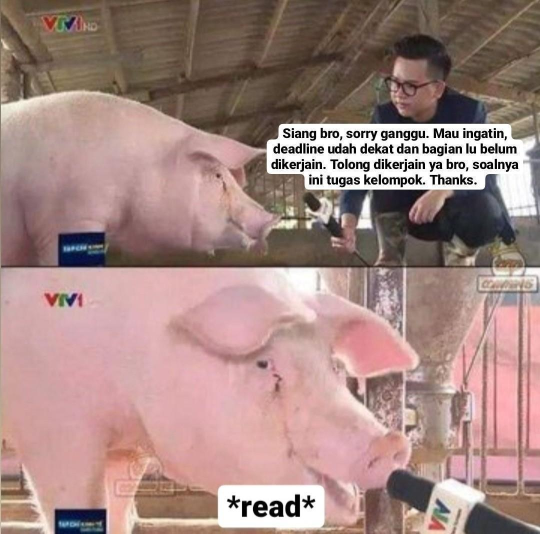
#> input picture algoritmapoweriteration/tes.jpg, 1080 x 1067 px (shown at 1/2 size)
$ python maintest.py
#> lines starting #> are read from the running program, lines starting #| are printed output that depends on the picture
### algoritmapoweriteration/tes.py
import numpy as np

from PIL import Image

def eigenvalue(A, v):
    val = A @ v / v     # Penggunaan simbol '@' sebagai jalan pintas untuk perkalian matriks
    return val[0]

def svd_dominant_eigen(A, epsilon=0.01):
    # Mengembalikan nilai eigenvalue dominan dan eigenvektor dominan dari matriks A
    n, m = A.shape
    k=min(n,m)
    v = np.ones(k) / np.sqrt(k)
    if n > m:
        A = A.T @ A
    elif n < m:
        A = A @ A.T

    ev = eigenvalue(A, v)

    while True:
        Av = A @ v
        v_new = Av / np.linalg.norm(Av)
        ev_new = eigenvalue(A, v_new)
        if np.abs(ev - ev_new) < epsilon:
            break

        v = v_new
        ev = ev_new

    return ev_new, v_new

def svd(A, k=None, epsilon=1e-10):
    # Mengembalikan sebanyak k eigenvalue dominan dan eigenvektor dari matriks A
    A = np.array(A, dtype=float)
    n, m = A.shape

    svd_so_far = []
    if k is None:
        k = min(n, m)

    for i in range(k):
        matrix_for_1d = A.copy()

        for singular_value, u, v in svd_so_far[:i]:
            matrix_for_1d -= singular_value * np.outer(u, v)

        if n > m:
            _, v = svd_dominant_eigen(matrix_for_1d, epsilon=epsilon)  # vektor singular berikutnya
            u_unnormalized = A @ v
            sigma = np.linalg.norm(u_unnormalized)  # singular value berikutnya
            u = u_unnormalized / sigma
        else:
            _, u = svd_dominant_eigen(matrix_for_1d, epsilon=epsilon)  # vektor singular berikutnya
            v_unnormalized = A.T @ u
            sigma = np.linalg.norm(v_unnormalized)  # singular value berikutnya
            v = v_unnormalized / sigma

        svd_so_far.append((sigma, u, v))

    singular_values, us, vs = [np.array(x) for x in zip(*svd_so_far)]
    print(rankMatrix(singular_values))
    return us.T, singular_values, vs

def rankMatrix(m):
    """ Fungsi mengembalikan rank dari matriks.

        Prekondisi: baris nol matriks berada di paling bawah."""

    length = m.shape
    rank = 0
    i = 0
    lanjut = True
    while i < length and lanjut:
        zero_count = 0
        for j in range(width):
            if m[i,j] == 0:
                zero_count += 1

        if zero_count == width:
            lanjut = False
        else:
            rank += 1
            i += 1

    return rank

def compress_img(img, k):
    print("Memproses...")
    # Membagi array menjadi tiga buah array 2 dimensi
    r = img[:,:,0]  # array untuk R
    g = img[:,:,1]  # array untuk G
    b = img[:,:,2] # array untuk B

    print("Mengompresi gambar...")

    # Hitung komponen svd dari ketiga array di atas
    ur,sr,vr = svd(r,k=k)
    ug,sg,vg = svd(g,k=k)
    ub,sb,vb = svd(b,k=k)

    # Proses pembentukan compressed image dengan informasi yang lebih sedikit

    # Kita hanya akan memilih sejumlah k singular value dari setiap array untuk membuat suatu gambar yang
    # meng-exclude beberapa informasi dari gambar asli dengan dimensi yang sama

    # ur (mxk), diag(sr)(kxk) dan vr (kxn) if image is off (mxn)
    # Asumsikan kita hanya memilih k1 singular value dari diag(sr) untuk membentuk gambar kompresi

    rr = np.dot(ur[:,:k],np.dot(np.diag(sr[:k]), vr[:k,:]))
    rg = np.dot(ug[:,:k],np.dot(np.diag(sg[:k]), vg[:k,:]))
    rb = np.dot(ub[:,:k],np.dot(np.diag(sb[:k]), vb[:k,:]))

    print("Menyusun gambar hasil kompresi...")

    # Membuat array berisi nol yang dimensinya sama seperti matriks gambar asli
    rimg = np.zeros(img.shape)

    # Tambahkan matriks untuk r, g, dan b pada array yang telah dibuat
    rimg[:,:,0] = rr
    rimg[:,:,1] = rg
    rimg[:,:,2] = rb

    # Jika ada sebuah nilai yang lebih kecil dari 0, nilai tersebut akan dikonversi menjadi nilai mutlaknya
    # Jika ada nilai yang lebih besar dari 255, nilai tersebut akan dikonversi ke 255
    # Hal ini dilakukan karena array uint8 hanya mempunyai nilai antara 0 dan 255
    for ind1, row in enumerate(rimg):
        for ind2, col in enumerate(row):
            for ind3, value in enumerate(col):
                if value < 0:
                    rimg[ind1,ind2,ind3] = abs(value)
                if value > 255:
                    rimg[ind1,ind2,ind3] = 255

    # Konversi array gambar yang telah dikompresi menjadi tipe uint8
    # agar dapat diubah nantinya menjadi objek gambar
    compressed_image = rimg.astype(np.uint8)

    # Konversi array menjadi objek gambar
    compressed_image = Image.fromarray(compressed_image)

    return compressed_image

# [4 lines of commented-out code are left out]

### algoritmapoweriteration/maintest.py
import numpy as np
import time
import os

from PIL import Image
from tes import compress_img
# from huffman_coding import huffman_coding

# directory = str(input("Masukkan path file : "))

image = Image.open("tes.jpg")
#> image is the input picture: PIL image 1080x1067 RGB; mean R, G, B 164.4, 135.3, 130.4

base = os.path.basename(image.filename)
filename = os.path.splitext(base)[0]

image.save(f'{filename}.jpg')
image_array = np.asarray(image)

# [17 lines of commented-out code are left out]
valid = False
while not(valid):
    k = int(input("Masukkan besar k untuk kompresi (0-512) : "))
    if k >= 0 and k <= 512:
        valid = True
    else:
        print("Input harus berupa bilangan bulat dalam range 0-512")
#> this loop made 1 pass; the answer given on pass 1: 3

print()

start = time.time()

compressed_image = compress_img(image_array, k)
#> in compress_img, `r = img[:,:,0]`:
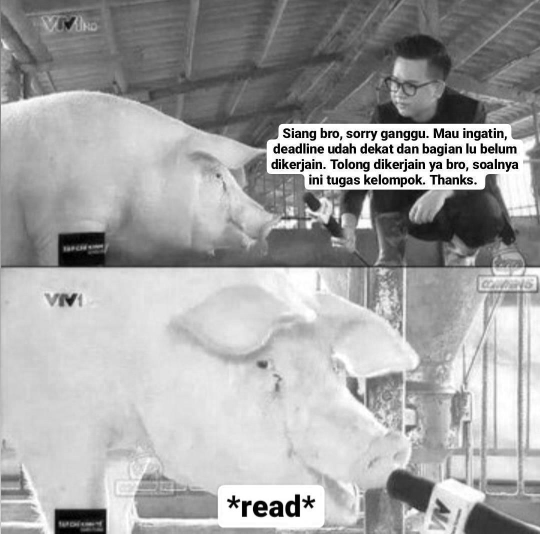
#> r: shape (1067, 1080) (shown at 1/2 size); min 0, max 255, mean 164.4
#> in compress_img, `g = img[:,:,1]`:
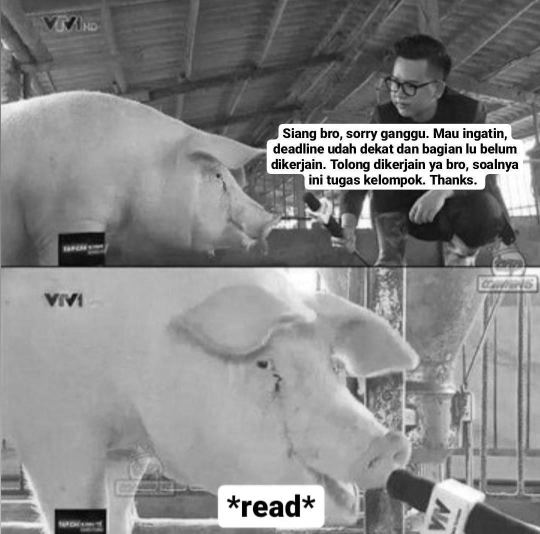
#> g: shape (1067, 1080) (shown at 1/2 size); min 0, max 255, mean 135.3
#> in compress_img, `b = img[:,:,2]`:
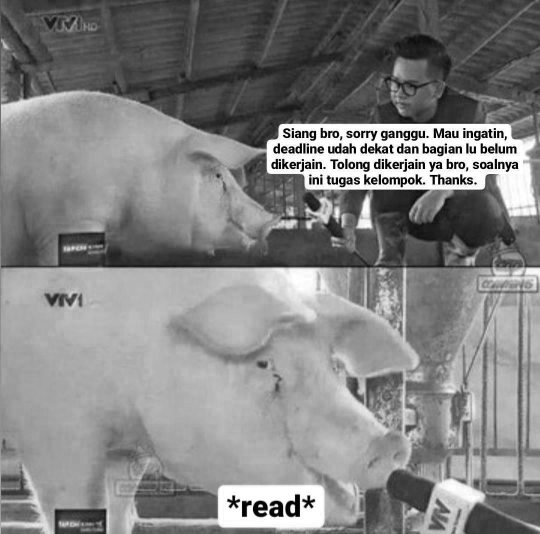
#> b: shape (1067, 1080) (shown at 1/2 size); min 0, max 255, mean 130.4
#> the loop in svd, `for i in range(k):` made 3 passes
#> sigma on passes 1 to 3: 183408, 19589.5, 16968.3
#> pass 1, in svd_dominant_eigen, `A = A @ A.T`:
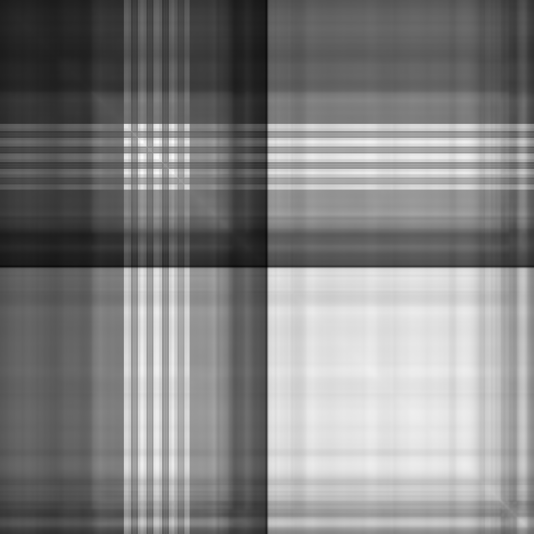
#> A: shape (1067, 1067) float64 (shown at 1/2 size); min 4473321, max 52877845, mean 29363086; drawn with min black and max white
#> pass 2, in svd_dominant_eigen (call 2), `A = A @ A.T`:
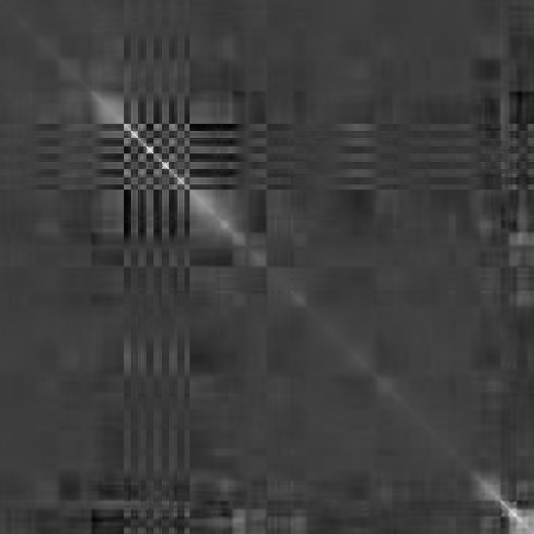
#> A: shape (1067, 1067) float64 (shown at 1/2 size); min -2590191.6, max 8104293.5, mean 5576.7; drawn with min black and max white
#> pass 3, in svd_dominant_eigen (call 3), `A = A @ A.T`:
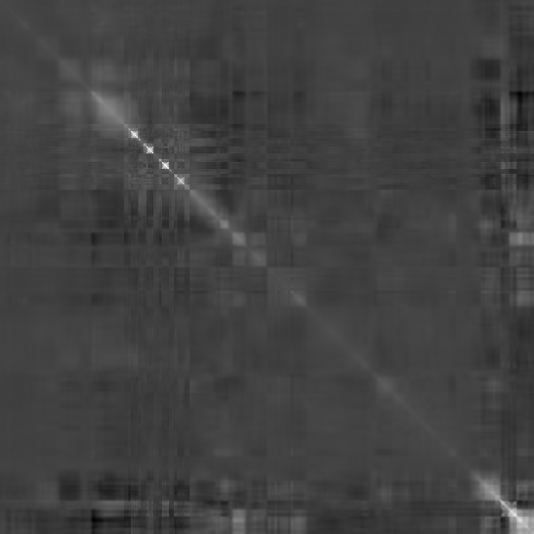
#> A: shape (1067, 1067) float64 (shown at 1/2 size); min -2437507.8, max 7046754.5, mean 3039.5; drawn with min black and max white
#> after the loop in svd, `for i in range(k):`:
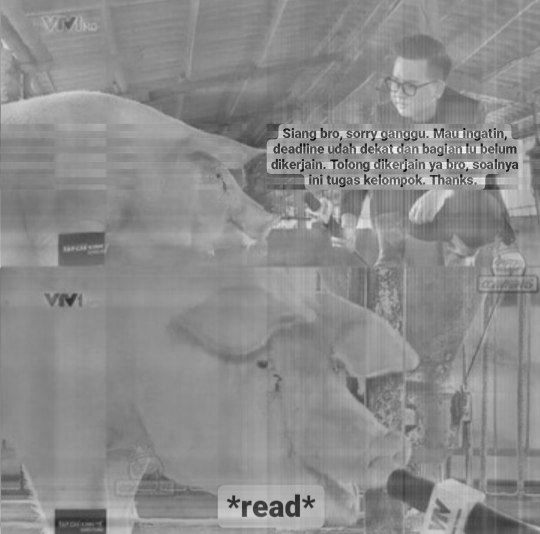
#> matrix_for_1d: shape (1067, 1080) float64 (shown at 1/2 size); min -255.6, max 208.8, mean 0; drawn with min black and max white
#> after the loop in svd, `for i in range(k):`: svd_so_far = 3 items
#> in svd, `singular_values, us, vs = [np.array(x) for x in zip(*svd_so_far)]`: singular_values = [183408, 19589.5, 16968.3]
#> (the run stopped early here; a loop or call above may not have finished)
